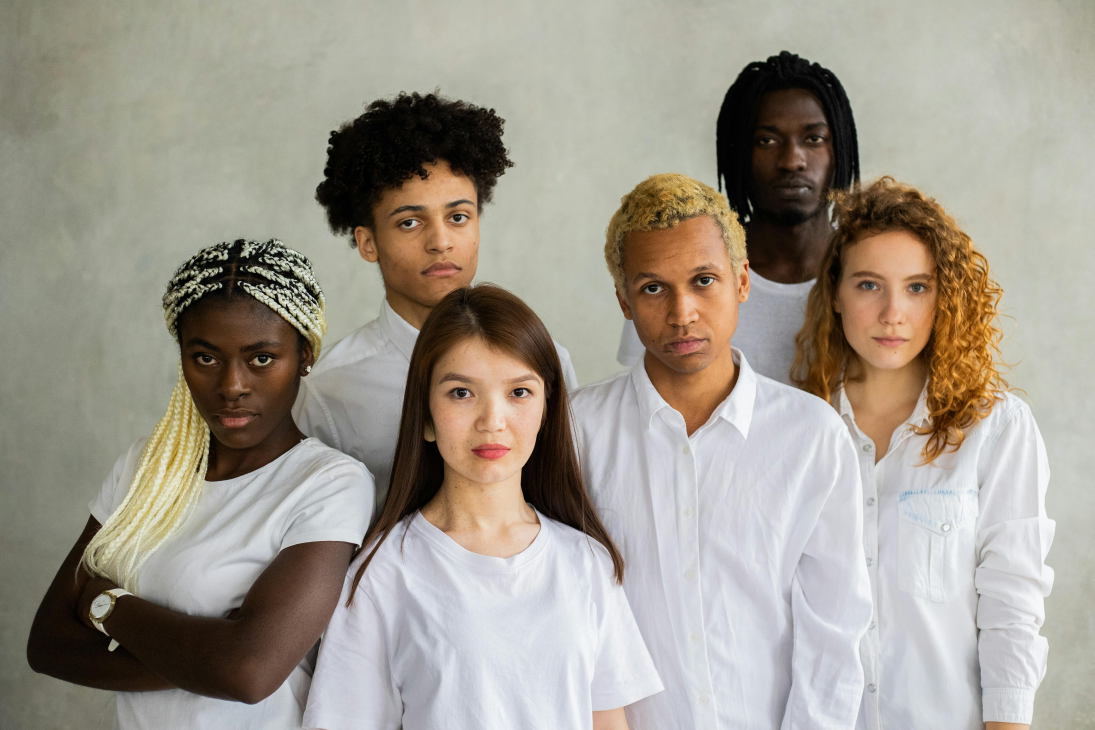
#> input picture Photos/pexels-gabby-k-6238122.jpg, 5472 x 3648 px (shown at 1/5 size)
$ python face_detection_haar_cascade.py
#> lines starting #> are read from the running program, lines starting #| are printed output that depends on the picture; after the words box and inside, x2 and y2 are one past the last pixel; in counts of white or black regions, pixels touching at a corner belong together
import cv2 as cv

# img = cv.imread('Photos/pexels-pixabay-415829.jpg') # single face
img = cv.imread('Photos/pexels-gabby-k-6238122.jpg') # multiple faces
#> img is the input picture: shape (3648, 5472, 3); mean B, G, R 142.5, 153.6, 160
# img = cv.imread('Photos/pexels-cottonbro-3419676.jpg') # multiple faces not looking in the same directions
img = cv.resize(img, (500, 500))
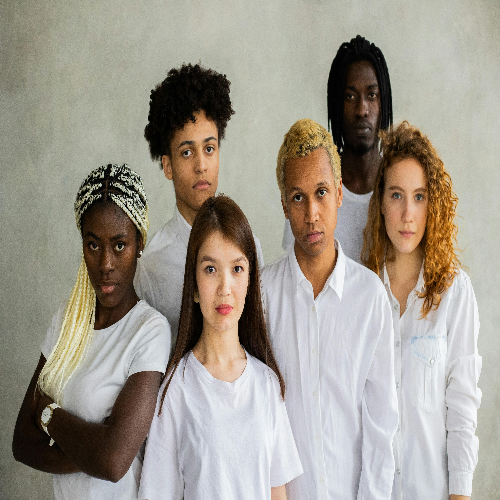
#> img: shape (500, 500, 3); mean B, G, R 142.4, 153.4, 159.9
cv.imshow('Face', img)

gray = cv.cvtColor(img, cv.COLOR_BGR2GRAY)
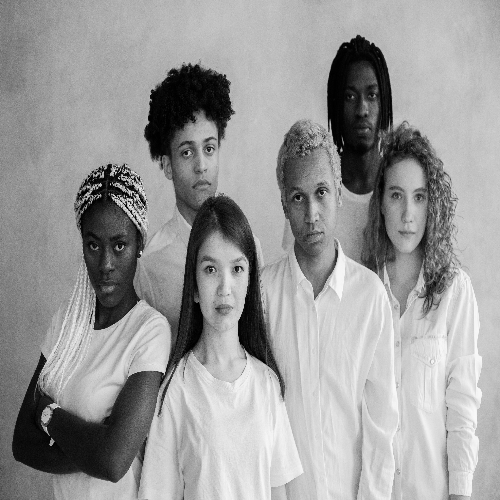
#> gray: shape (500, 500); min 0, max 249, mean 154.1
cv.imshow('Gray', gray)

# Download the xml file from the opencv github
# Link: https://github.com/opencv/opencv/blob/master/data/haarcascades/haarcascade_frontalface_default.xml
haar_cascade = cv.CascadeClassifier('haarcascade_frontalface_default.xml')


faces_rectangle = haar_cascade.detectMultiScale(gray, scaleFactor=1.11, minNeighbors=3)
#> faces_rectangle = [[327, 72, 67, 67], [164, 121, 71, 71], [375, 172, 66, 66], [187, 242, 75, 75], [271, 165, 78, 78], [76, 221, 66, 66]]
print(f'Faces found: {len(faces_rectangle)}')
#| Faces found: 6


for (x, y, w, h) in faces_rectangle:
    cv.rectangle(img, (x, y), (x+w, y+h), (255, 0, 255), thickness=3)
#> this loop made 6 passes
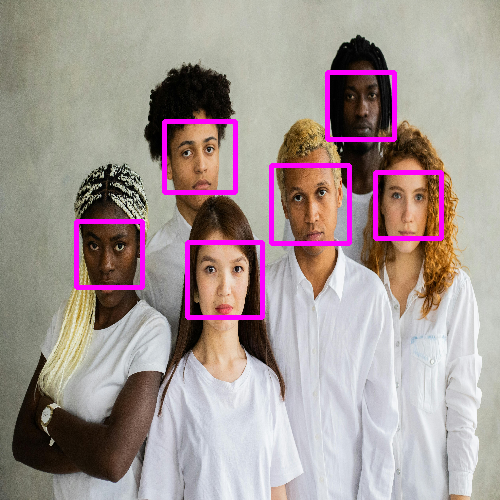
#> img: shape (500, 500, 3); 3.36% of pixels changed, all inside (x1, y1, x2, y2) = (74, 70, 444, 320)
cv.imshow('Faces Detected', img)

cv.waitKey(0)

$ run again, with Photos/pexels-pixabay-415829.jpg copied over Photos/pexels-gabby-k-6238122.jpg
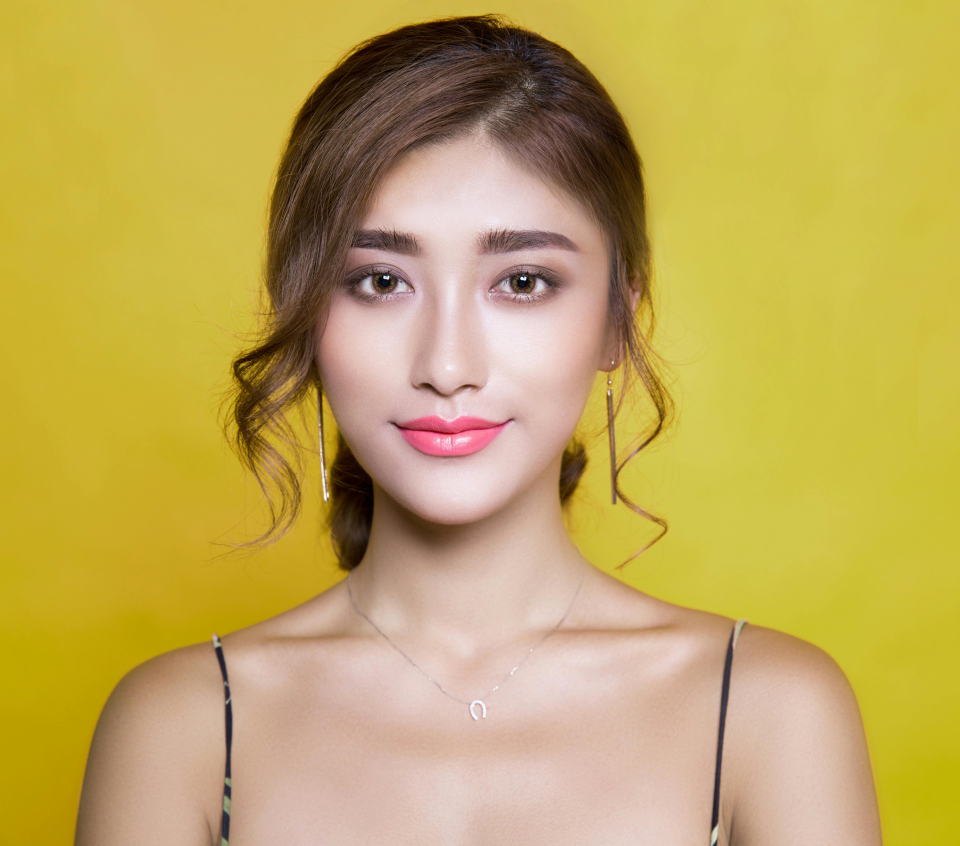
#> input picture Photos/pexels-pixabay-415829.jpg, 5760 x 5075 px (shown at 1/6 size)
#> img is the input picture: shape (5075, 5760, 3); mean B, G, R 90.2, 168.9, 193.9
#> `gray = cv.cvtColor(img, cv.COLOR_BGR2GRAY)`:
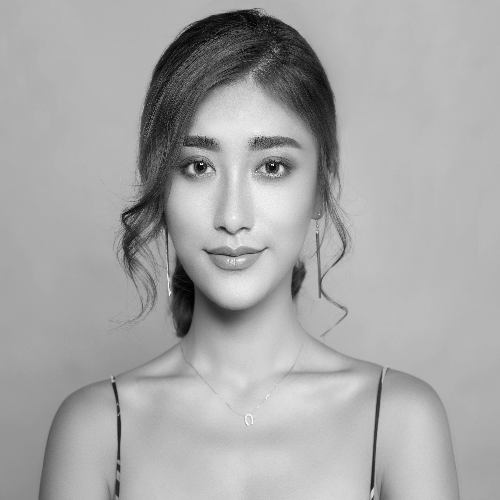
#> gray: shape (500, 500); min 0, max 254, mean 167.3
#> faces_rectangle = [[137, 90, 202, 202]]
#| Faces found: 1
#> the loop `for (x, y, w, h) in faces_rectangle:` made 1 pass
#> after the loop `for (x, y, w, h) in faces_rectangle:`:
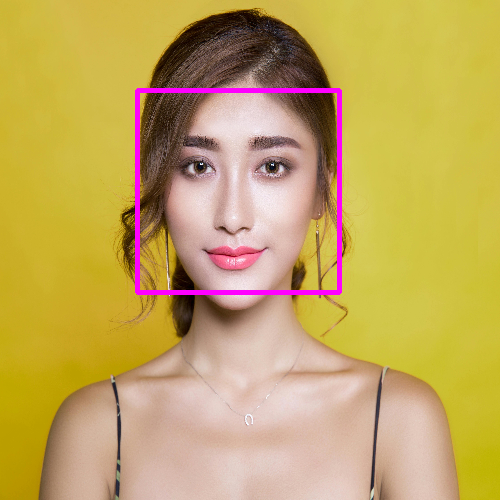
#> img: shape (500, 500, 3); mean B, G, R 93.1, 166.6, 195.3

$ run again, with Photos/pexels-cottonbro-3419676.jpg copied over Photos/pexels-gabby-k-6238122.jpg
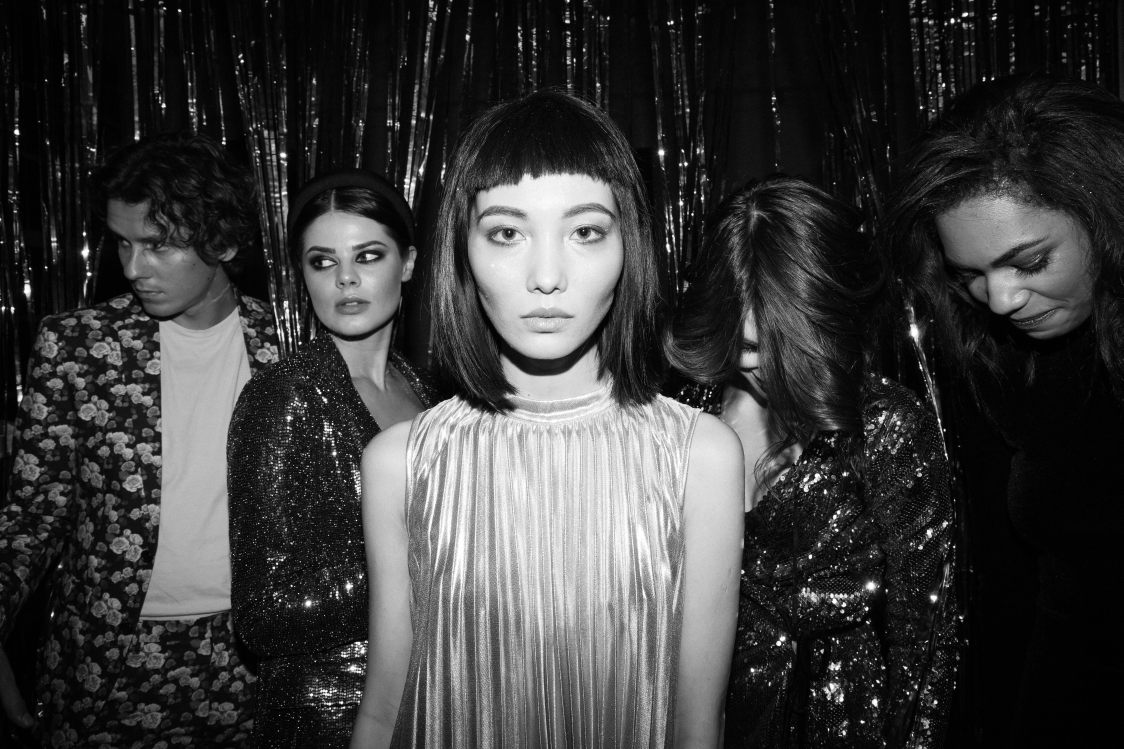
#> input picture Photos/pexels-cottonbro-3419676.jpg, 5616 x 3744 px (shown at 1/5 size)
#> img is the input picture: shape (3744, 5616, 3); min 0, max 255, mean 59.3
#> `img = cv.resize(img, (500, 500))`:
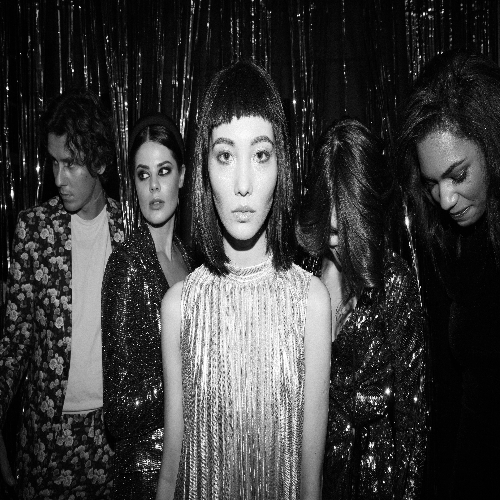
#> img: shape (500, 500, 3); min 0, max 255, mean 59.1
#> faces_rectangle = [[30, 142, 57, 57], [123, 148, 64, 64], [196, 125, 96, 96], [27, 180, 92, 92]]
#| Faces found: 4
#> the loop `for (x, y, w, h) in faces_rectangle:` made 4 passes
#> after the loop `for (x, y, w, h) in faces_rectangle:`:
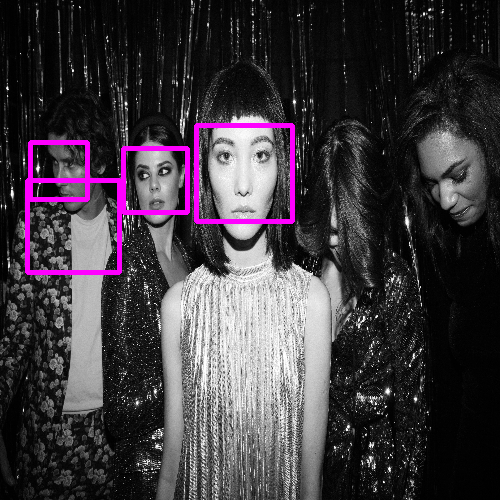
#> img: shape (500, 500, 3); 2.41% of pixels changed, all inside (x1, y1, x2, y2) = (25, 123, 295, 275)

$ run again, with Photos/pexels-ihsanaditya-1056251.jpg copied over Photos/pexels-gabby-k-6238122.jpg
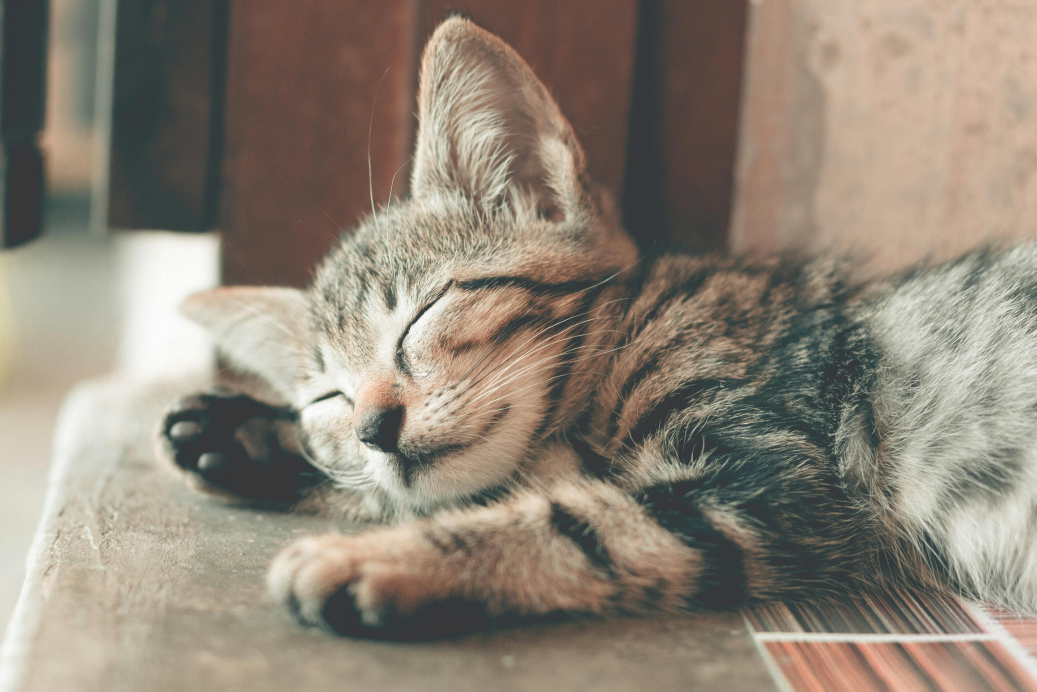
#> input picture Photos/pexels-ihsanaditya-1056251.jpg, 5184 x 3456 px (shown at 1/5 size)
#> img is the input picture: shape (3456, 5184, 3); mean B, G, R 119, 132.5, 142.6
#> `img = cv.resize(img, (500, 500))`:
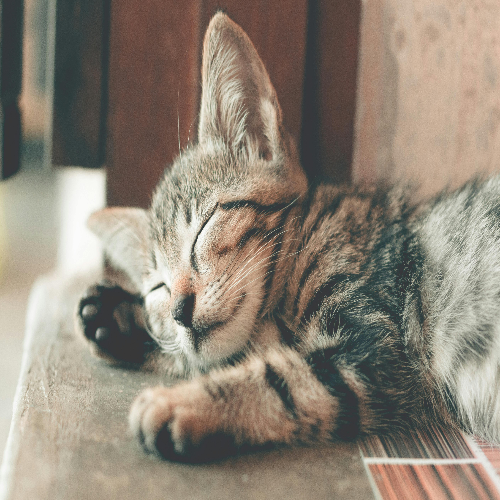
#> img: shape (500, 500, 3); mean B, G, R 118.9, 132.4, 142.4
#> `gray = cv.cvtColor(img, cv.COLOR_BGR2GRAY)`:
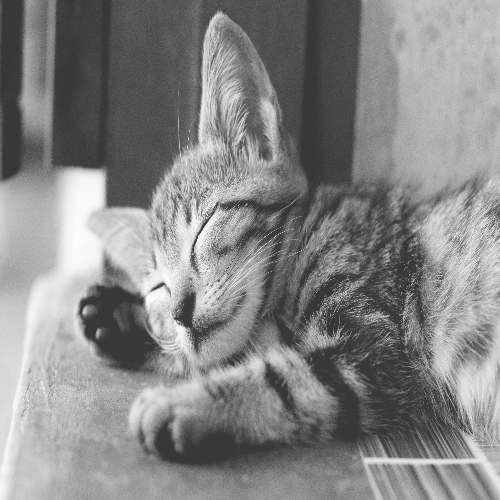
#> gray: shape (500, 500); min 47, max 252, mean 133.8
#> faces_rectangle = ()
#| Faces found: 0
